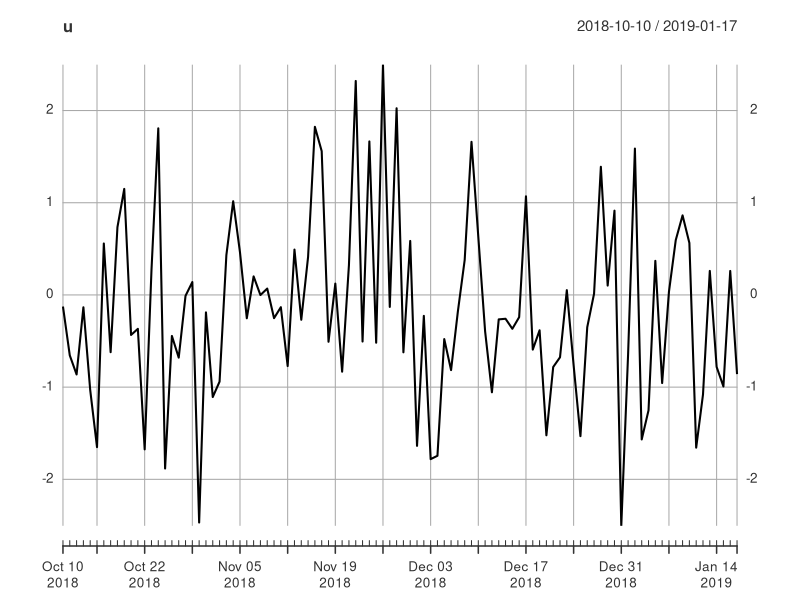
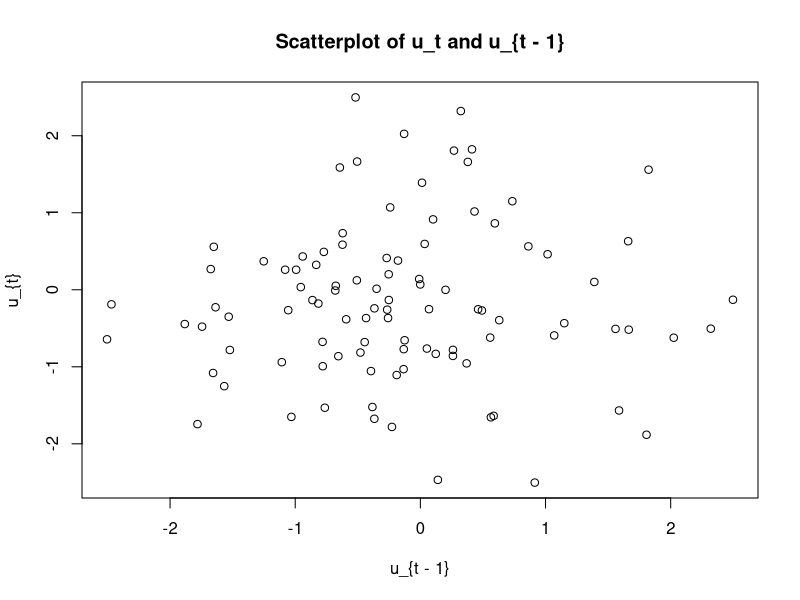
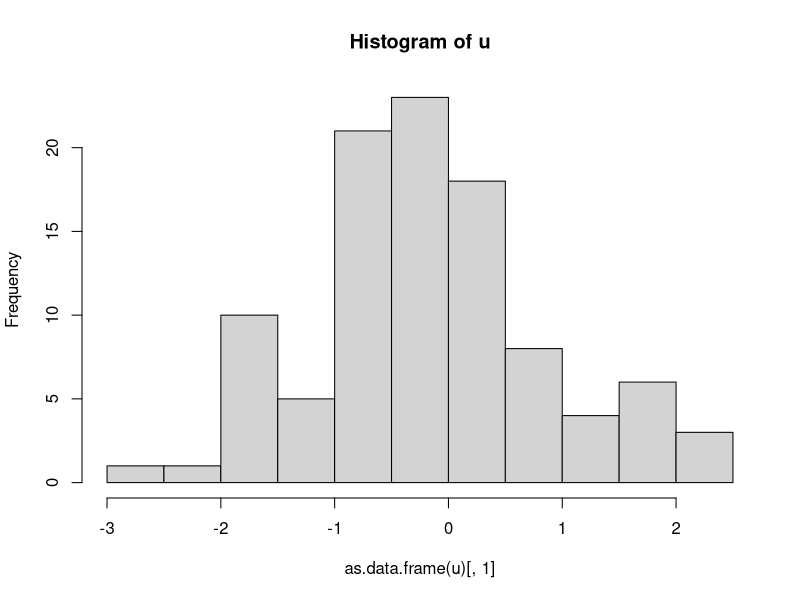
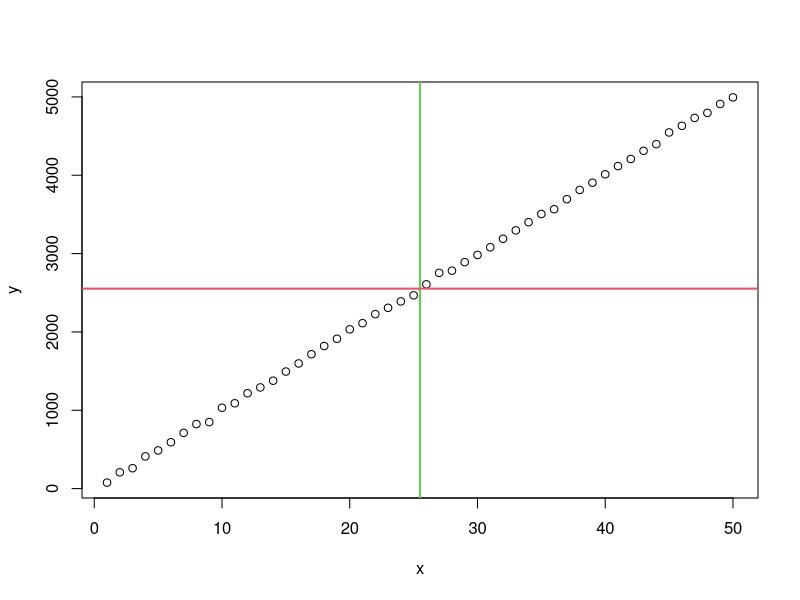

Reproduce these figures in R, in order.
## ---- chunk 1
library(xts)
## ---- chunk 2
randomValues <- rnorm(100)
timeIndex <- seq.Date(as.Date("2018-10-10"), by = "day", length.out = 100)
u <- xts(randomValues, timeIndex)
plot(u)
mean(u)
## ---- chunk 3
uL1 <- lag(u)
combinedSeries <- cbind(u, uL1)
plot(as.data.frame(uL1)[, 1], as.data.frame(u)[, 1], xlab = "u_{t - 1}", ylab = "u_{t}", main = "Scatterplot of u_t and u_{t - 1}")
## ---- chunk 4
hist(as.data.frame(u)[, 1], main = "Histogram of u")
## ---- chunk 5
x <- 1:50
noise <- 20*rnorm(50)
## ---- chunk 6
y <- 100 * x + noise
## ---- chunk 7
plot(x, y)
mean(x)
mean(y)
abline(v = mean(x), col = 3, lwd = 2)
abline(h = mean(y), col = 2, lwd = 2)
## ---- chunk 8
cov(x, y)
